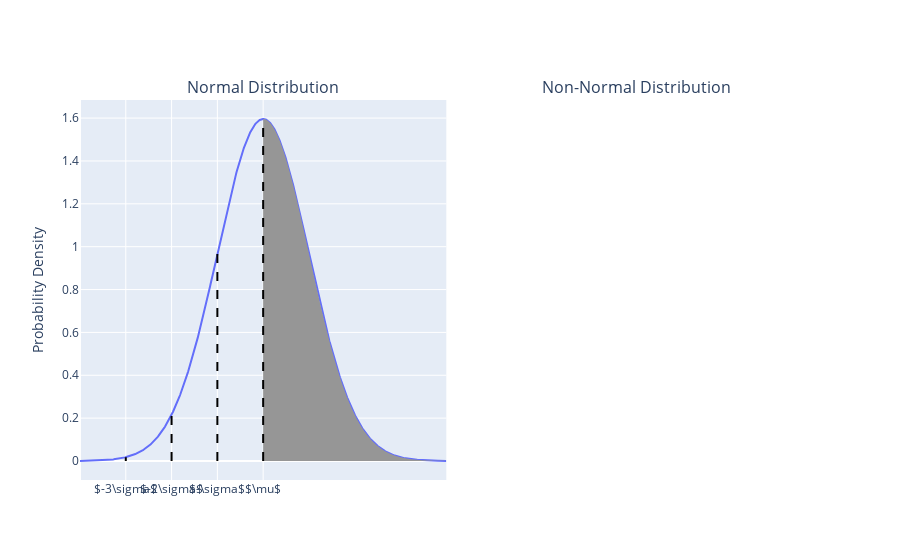

The notebook cell saved with this chart:
### Code cell
# Show the figure
# fig.show()

### Figure 1 — Plotly figure (JSON) as saved in the notebook; plotly's stock layout.template omitted (floating-point values rounded to 4 significant figures; data arrays with more than 128 entries replaced by an {"elided": "..."} marker saying what was removed)
{"data": [{"mode": "lines", "name": "Normal Distribution", "type": "scatter", "x": {"elided": "1000 float values"}, "xaxis": "x", "y": {"elided": "1000 float values"}, "yaxis": "y"}, {"fill": "tozeroy", "fillcolor": "rgb(150, 150, 150, 0.2)", "mode": "none", "name": "Normal Distribution", "type": "scatter", "x": {"elided": "1000 float values"}, "xaxis": "x", "y": {"elided": "1000 float values"}, "yaxis": "y"}, {"line": {"color": "rgb(0, 0, 0)", "dash": "dash", "width": 2}, "mode": "lines", "name": "Mean", "type": "scatter", "x": [1, 1], "xaxis": "x", "y": [0, 1.596], "yaxis": "y"}, {"line": {"color": "rgb(0, 0, 0)", "dash": "dash", "width": 2}, "mode": "lines", "name": "-1σ", "type": "scatter", "x": [0.75, 0.75], "xaxis": "x", "y": [0, 0.9679], "yaxis": "y"}, {"line": {"color": "rgb(0, 0, 0)", "dash": "dash", "width": 2}, "mode": "lines", "name": "-2σ", "type": "scatter", "x": [0.5, 0.5], "xaxis": "x", "y": [0, 0.216], "yaxis": "y"}, {"line": {"color": "rgb(0, 0, 0)", "dash": "dash", "width": 2}, "mode": "lines", "name": "-3σ", "type": "scatter", "x": [0.25, 0.25], "xaxis": "x", "y": [0, 0.01773], "yaxis": "y"}], "layout": {"annotations": [{"font": {"size": 16}, "showarrow": false, "text": "Normal Distribution", "x": 0.2475, "xanchor": "center", "xref": "paper", "y": 1, "yanchor": "bottom", "yref": "paper"}, {"font": {"size": 16}, "showarrow": false, "text": "Non-Normal Distribution", "x": 0.7525, "xanchor": "center", "xref": "paper", "y": 1, "yanchor": "bottom", "yref": "paper"}], "showlegend": false, "xaxis": {"anchor": "y", "domain": [0, 0.495], "tickangle": 0, "ticktext": ["$\\mu$", "$-\\sigma$", "$-2\\sigma$", "$-3\\sigma$"], "tickvals": [1, 0.75, 0.5, 0.25]}, "xaxis2": {"anchor": "y2", "domain": [0.505, 1]}, "yaxis": {"anchor": "x", "domain": [0, 1], "title": {"text": "Probability Density"}}, "yaxis2": {"anchor": "x2", "domain": [0, 1]}}}
